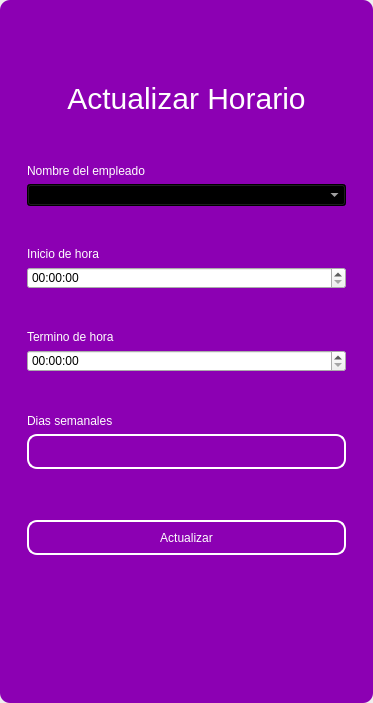
<?xml version="1.0" encoding="UTF-8"?>
<ui version="4.0">
 <class>MainWindow</class>
 <widget class="QMainWindow" name="MainWindow">
  <property name="geometry">
   <rect>
    <x>0</x>
    <y>0</y>
    <width>373</width>
    <height>703</height>
   </rect>
  </property>
  <property name="windowTitle">
   <string>MainWindow</string>
  </property>
  <property name="styleSheet">
   <string notr="true"/>
  </property>
  <widget class="QWidget" name="centralwidget">
   <property name="styleSheet">
    <string notr="true"/>
   </property>
   <layout class="QVBoxLayout" name="verticalLayout">
    <property name="spacing">
     <number>0</number>
    </property>
    <property name="leftMargin">
     <number>0</number>
    </property>
    <property name="topMargin">
     <number>0</number>
    </property>
    <property name="rightMargin">
     <number>0</number>
    </property>
    <property name="bottomMargin">
     <number>0</number>
    </property>
    <item>
     <widget class="QFrame" name="frame">
      <property name="enabled">
       <bool>true</bool>
      </property>
      <property name="styleSheet">
       <string notr="true">QFrame {
	border-radius:10px;
	background-color: rgb(140, 0, 179);
 }
</string>
      </property>
      <property name="frameShape">
       <enum>QFrame::StyledPanel</enum>
      </property>
      <property name="frameShadow">
       <enum>QFrame::Raised</enum>
      </property>
      <layout class="QVBoxLayout" name="verticalLayout_2">
       <item>
        <widget class="QFrame" name="frame_superior">
         <property name="minimumSize">
          <size>
           <width>0</width>
           <height>40</height>
          </size>
         </property>
         <property name="maximumSize">
          <size>
           <width>16777215</width>
           <height>40</height>
          </size>
         </property>
         <property name="styleSheet">
          <string notr="true">QPushButton{
border-radius:18px;
}

QPushButton:hover{
	background-color: rgb(0, 0, 0);
}
</string>
         </property>
         <property name="frameShape">
          <enum>QFrame::StyledPanel</enum>
         </property>
         <property name="frameShadow">
          <enum>QFrame::Raised</enum>
         </property>
         <layout class="QHBoxLayout" name="horizontalLayout_3">
          <property name="spacing">
           <number>4</number>
          </property>
          <property name="leftMargin">
           <number>0</number>
          </property>
          <property name="topMargin">
           <number>0</number>
          </property>
          <property name="rightMargin">
           <number>0</number>
          </property>
          <property name="bottomMargin">
           <number>0</number>
          </property>
          <item>
           <widget class="QPushButton" name="btn_icon">
            <property name="text">
             <string/>
            </property>
            <property name="iconSize">
             <size>
              <width>40</width>
              <height>40</height>
             </size>
            </property>
           </widget>
          </item>
          <item>
           <spacer name="horizontalSpacer_2">
            <property name="orientation">
             <enum>Qt::Horizontal</enum>
            </property>
            <property name="sizeHint" stdset="0">
             <size>
              <width>443</width>
              <height>20</height>
             </size>
            </property>
           </spacer>
          </item>
          <item>
           <widget class="QPushButton" name="bt_minimizar">
            <property name="minimumSize">
             <size>
              <width>38</width>
              <height>38</height>
             </size>
            </property>
            <property name="maximumSize">
             <size>
              <width>38</width>
              <height>38</height>
             </size>
            </property>
            <property name="cursor">
             <cursorShape>PointingHandCursor</cursorShape>
            </property>
            <property name="text">
             <string/>
            </property>
            <property name="icon">
             <iconset>
              <normaloff>image/minus.svg</normaloff>image/minus.svg</iconset>
            </property>
            <property name="iconSize">
             <size>
              <width>38</width>
              <height>38</height>
             </size>
            </property>
           </widget>
          </item>
          <item>
           <widget class="QPushButton" name="bt_maximizar">
            <property name="minimumSize">
             <size>
              <width>38</width>
              <height>38</height>
             </size>
            </property>
            <property name="maximumSize">
             <size>
              <width>38</width>
              <height>38</height>
             </size>
            </property>
            <property name="cursor">
             <cursorShape>PointingHandCursor</cursorShape>
            </property>
            <property name="text">
             <string/>
            </property>
            <property name="icon">
             <iconset>
              <normaloff>image/chevron-up.svg</normaloff>image/chevron-up.svg</iconset>
            </property>
            <property name="iconSize">
             <size>
              <width>38</width>
              <height>38</height>
             </size>
            </property>
           </widget>
          </item>
          <item>
           <widget class="QPushButton" name="bt_restaurar">
            <property name="minimumSize">
             <size>
              <width>38</width>
              <height>38</height>
             </size>
            </property>
            <property name="maximumSize">
             <size>
              <width>38</width>
              <height>38</height>
             </size>
            </property>
            <property name="cursor">
             <cursorShape>PointingHandCursor</cursorShape>
            </property>
            <property name="text">
             <string/>
            </property>
            <property name="icon">
             <iconset>
              <normaloff>image/chevron-down.svg</normaloff>image/chevron-down.svg</iconset>
            </property>
            <property name="iconSize">
             <size>
              <width>38</width>
              <height>38</height>
             </size>
            </property>
           </widget>
          </item>
          <item>
           <widget class="QPushButton" name="bt_cerrar">
            <property name="minimumSize">
             <size>
              <width>38</width>
              <height>38</height>
             </size>
            </property>
            <property name="maximumSize">
             <size>
              <width>38</width>
              <height>38</height>
             </size>
            </property>
            <property name="cursor">
             <cursorShape>PointingHandCursor</cursorShape>
            </property>
            <property name="text">
             <string/>
            </property>
            <property name="icon">
             <iconset>
              <normaloff>image/x.svg</normaloff>image/x.svg</iconset>
            </property>
            <property name="iconSize">
             <size>
              <width>38</width>
              <height>38</height>
             </size>
            </property>
           </widget>
          </item>
         </layout>
        </widget>
       </item>
       <item>
        <widget class="QFrame" name="frame_3">
         <property name="styleSheet">
          <string notr="true">QLabel {
	color: rgb(255, 255, 254);
	font: 12pt &quot;Arial&quot;;
	background-color: rgba(0, 0, 0,0);
}

QTextEdit{
background-color: rgba(0, 0, 0,0);
border-radius:10px; 
font: 12pt &quot;Arial&quot;;
color: rgb(255, 255, 254);
border: 2px solid  rgb(255, 255, 255);

}

QTextEdit:hover{
background-color: rgba(0, 0, 0,0);
border-radius:10px; 
font: 12pt &quot;Arial&quot;;
border: 2px solid  rgb(120, 0, 171);
}

QTextEdit:focus{
background-color: rgb(0, 0, 0);
border-radius:10px; 
font: 12pt &quot;Arial&quot;;
border: 2px solid rgb(120, 0, 171);
}

QLineEdit{
background-color: rgba(0, 0, 0,0);
border-radius:10px; 
font: 12pt &quot;Arial&quot;;
color: rgb(255, 255, 254);
border: 2px solid  rgb(255, 255, 255);

}

QLineEdit:hover{
background-color: rgba(0, 0, 0,0);
border-radius:10px; 
font: 12pt &quot;Arial&quot;;
border: 2px solid  rgb(120, 0, 171);
}

QLineEdit:focus{
background-color: rgb(0, 0, 0);
border-radius:10px; 
font: 12pt &quot;Arial&quot;;
border: 2px solid rgb(120, 0, 171);
}

QCheckBox{
	font: 12pt &quot;Arial&quot;;
	color: rgb(255, 255, 255);
}

QCheckBox::indicator {
    width: 18px;
    height:18px;
}

QCheckBox::indicator:unchecked {
   background-image: url(image/square.svg);
}

QCheckBox::indicator:checked {
   background-image: url(image/check-square.svg);
}

QPushButton{
border-radius:10px; 
font: 12pt &quot;Arial&quot;;
color: rgb(255, 255, 254);
border: 2px solid #ffffff;
}

QPushButton:hover{
border-radius:10px; 
font: 12pt &quot;Arial&quot;;
color: rgb(255, 255, 255);
border: 2px solid rgb(120, 0, 171);
	background-color: rgb(120, 0, 171);
}
</string>
         </property>
         <property name="frameShape">
          <enum>QFrame::StyledPanel</enum>
         </property>
         <property name="frameShadow">
          <enum>QFrame::Raised</enum>
         </property>
         <layout class="QHBoxLayout" name="horizontalLayout_4">
          <item>
           <layout class="QVBoxLayout" name="verticalLayout_4">
            <item>
             <widget class="QFrame" name="frame_4">
              <property name="maximumSize">
               <size>
                <width>400</width>
                <height>600</height>
               </size>
              </property>
              <property name="styleSheet">
               <string notr="true">QLabel {
	color: rgb(255, 255, 254);
	font: 12pt &quot;Arial&quot;;
	background-color: rgba(0, 0, 0,0);
}


QLineEdit{
background-color: rgba(0, 0, 0,0);
border-radius:10px; 
font: 12pt &quot;Arial&quot;;
color: rgb(255, 255, 254);
border: 2px solid  rgb(255, 255, 255);

}

QLineEdit:hover{
background-color: rgba(0, 0, 0,0);
border-radius:10px; 
font: 12pt &quot;Arial&quot;;
border: 2px solid  rgb(120, 0, 171);
}

QLineEdit:focus{
background-color: rgb(0, 0, 0);
border-radius:10px; 
font: 12pt &quot;Arial&quot;;
border: 2px solid rgb(120, 0, 171);
}

QCheckBox{
	font: 12pt &quot;Arial&quot;;
	color: rgb(255, 255, 255);
}

QCheckBox::indicator {
    width: 18px;
    height:18px;
}

QCheckBox::indicator:unchecked {
   background-image: url(image/square.svg);
}

QCheckBox::indicator:checked {
   background-image: url(image/check-square.svg);
}

QPushButton{
border-radius:10px; 
font: 12pt &quot;Arial&quot;;
color: rgb(255, 255, 254);
border: 2px solid #ffffff;
}

QPushButton:hover{
border-radius:10px; 
font: 12pt &quot;Arial&quot;;
color: rgb(255, 255, 255);
border: 2px solid rgb(120, 0, 171);
	background-color: rgb(120, 0, 171);
}
</string>
              </property>
              <property name="frameShape">
               <enum>QFrame::StyledPanel</enum>
              </property>
              <property name="frameShadow">
               <enum>QFrame::Raised</enum>
              </property>
              <layout class="QVBoxLayout" name="verticalLayout_3">
               <item>
                <widget class="QLabel" name="label_3">
                 <property name="minimumSize">
                  <size>
                   <width>100</width>
                   <height>50</height>
                  </size>
                 </property>
                 <property name="styleSheet">
                  <string notr="true">font-size: 30px</string>
                 </property>
                 <property name="text">
                  <string>Actualizar Horario</string>
                 </property>
                 <property name="alignment">
                  <set>Qt::AlignCenter</set>
                 </property>
                </widget>
               </item>
               <item>
                <spacer name="verticalSpacer_6">
                 <property name="orientation">
                  <enum>Qt::Vertical</enum>
                 </property>
                 <property name="sizeHint" stdset="0">
                  <size>
                   <width>20</width>
                   <height>40</height>
                  </size>
                 </property>
                </spacer>
               </item>
               <item>
                <widget class="QLabel" name="label_4">
                 <property name="text">
                  <string>Nombre del empleado</string>
                 </property>
                </widget>
               </item>
               <item>
                <widget class="QComboBox" name="employee_combobox">
                 <property name="styleSheet">
                  <string notr="true">background-color: rgb(0, 0, 0);
color: rgb(255, 255, 255);</string>
                 </property>
                </widget>
               </item>
               <item>
                <spacer name="verticalSpacer_4">
                 <property name="orientation">
                  <enum>Qt::Vertical</enum>
                 </property>
                 <property name="sizeHint" stdset="0">
                  <size>
                   <width>20</width>
                   <height>40</height>
                  </size>
                 </property>
                </spacer>
               </item>
               <item>
                <widget class="QLabel" name="label_6">
                 <property name="text">
                  <string>Inicio de hora</string>
                 </property>
                </widget>
               </item>
               <item>
                <widget class="QTimeEdit" name="start_time_timeedit"/>
               </item>
               <item>
                <spacer name="verticalSpacer_5">
                 <property name="orientation">
                  <enum>Qt::Vertical</enum>
                 </property>
                 <property name="sizeHint" stdset="0">
                  <size>
                   <width>20</width>
                   <height>40</height>
                  </size>
                 </property>
                </spacer>
               </item>
               <item>
                <widget class="QLabel" name="label">
                 <property name="text">
                  <string>Termino de hora</string>
                 </property>
                </widget>
               </item>
               <item>
                <widget class="QTimeEdit" name="end_time_timeedit"/>
               </item>
               <item>
                <spacer name="verticalSpacer_10">
                 <property name="orientation">
                  <enum>Qt::Vertical</enum>
                 </property>
                 <property name="sizeHint" stdset="0">
                  <size>
                   <width>20</width>
                   <height>40</height>
                  </size>
                 </property>
                </spacer>
               </item>
               <item>
                <widget class="QLabel" name="label_7">
                 <property name="text">
                  <string>Dias semanales</string>
                 </property>
                </widget>
               </item>
               <item>
                <widget class="QLineEdit" name="horarytxt">
                 <property name="minimumSize">
                  <size>
                   <width>0</width>
                   <height>35</height>
                  </size>
                 </property>
                </widget>
               </item>
               <item>
                <spacer name="verticalSpacer_9">
                 <property name="orientation">
                  <enum>Qt::Vertical</enum>
                 </property>
                 <property name="sizeHint" stdset="0">
                  <size>
                   <width>20</width>
                   <height>50</height>
                  </size>
                 </property>
                </spacer>
               </item>
               <item>
                <widget class="QPushButton" name="btn_update">
                 <property name="minimumSize">
                  <size>
                   <width>0</width>
                   <height>35</height>
                  </size>
                 </property>
                 <property name="cursor">
                  <cursorShape>PointingHandCursor</cursorShape>
                 </property>
                 <property name="text">
                  <string>Actualizar</string>
                 </property>
                </widget>
               </item>
               <item>
                <spacer name="verticalSpacer_7">
                 <property name="orientation">
                  <enum>Qt::Vertical</enum>
                 </property>
                 <property name="sizeHint" stdset="0">
                  <size>
                   <width>20</width>
                   <height>40</height>
                  </size>
                 </property>
                </spacer>
               </item>
               <item>
                <layout class="QHBoxLayout" name="horizontalLayout_2"/>
               </item>
               <item>
                <spacer name="verticalSpacer_8">
                 <property name="orientation">
                  <enum>Qt::Vertical</enum>
                 </property>
                 <property name="sizeHint" stdset="0">
                  <size>
                   <width>20</width>
                   <height>40</height>
                  </size>
                 </property>
                </spacer>
               </item>
               <item>
                <layout class="QHBoxLayout" name="horizontalLayout">
                 <item>
                  <spacer name="horizontalSpacer">
                   <property name="orientation">
                    <enum>Qt::Horizontal</enum>
                   </property>
                   <property name="sizeHint" stdset="0">
                    <size>
                     <width>40</width>
                     <height>20</height>
                    </size>
                   </property>
                  </spacer>
                 </item>
                </layout>
               </item>
              </layout>
             </widget>
            </item>
            <item>
             <spacer name="verticalSpacer_2">
              <property name="orientation">
               <enum>Qt::Vertical</enum>
              </property>
              <property name="sizeHint" stdset="0">
               <size>
                <width>20</width>
                <height>40</height>
               </size>
              </property>
             </spacer>
            </item>
           </layout>
          </item>
         </layout>
        </widget>
       </item>
      </layout>
     </widget>
    </item>
   </layout>
  </widget>
 </widget>
 <resources/>
 <connections/>
</ui>
